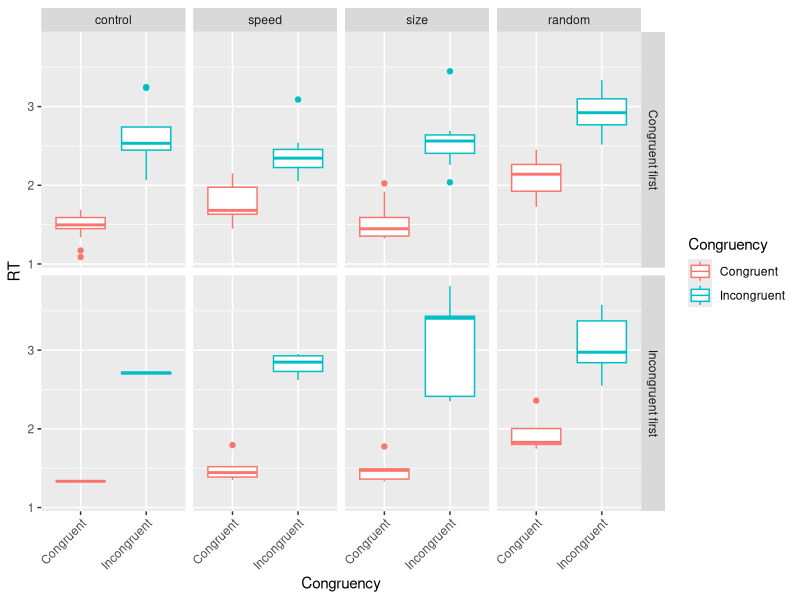
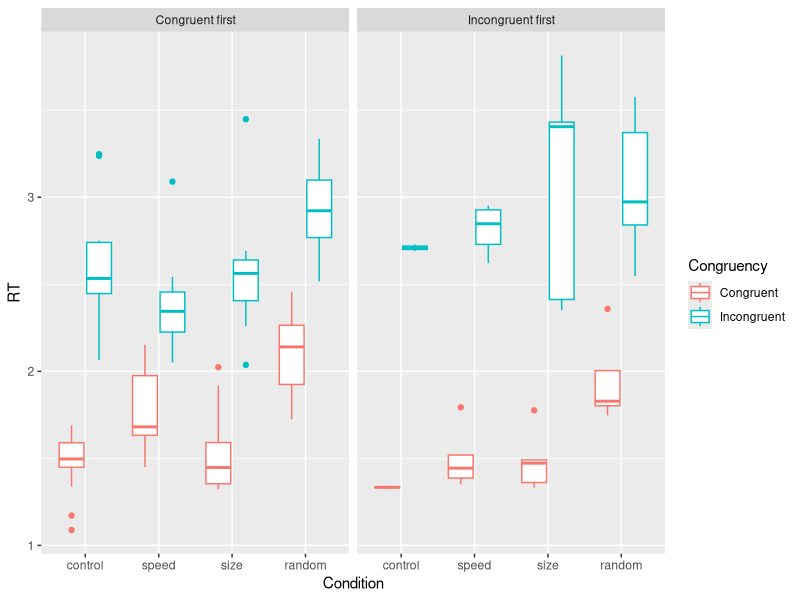
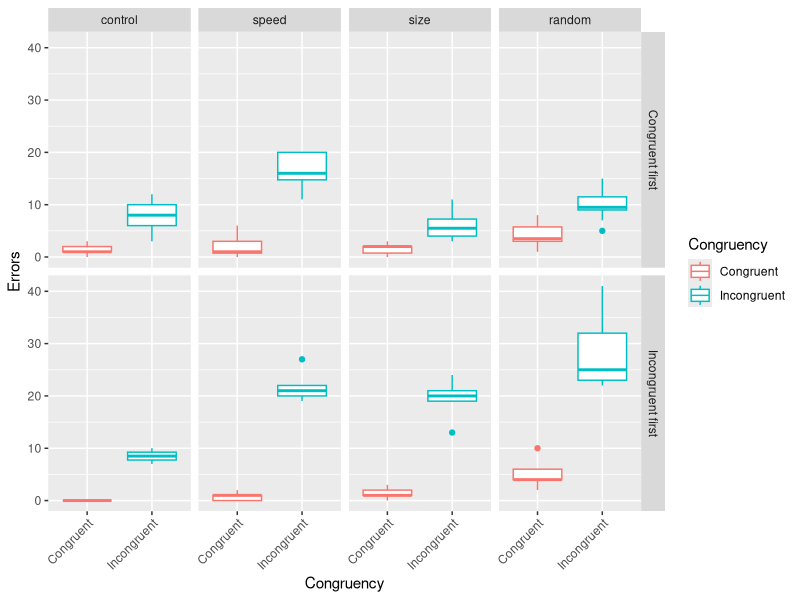
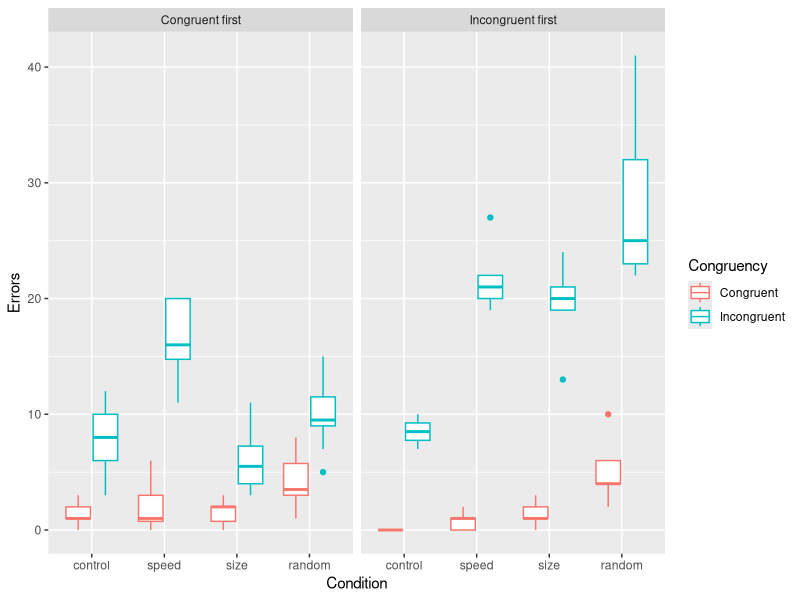
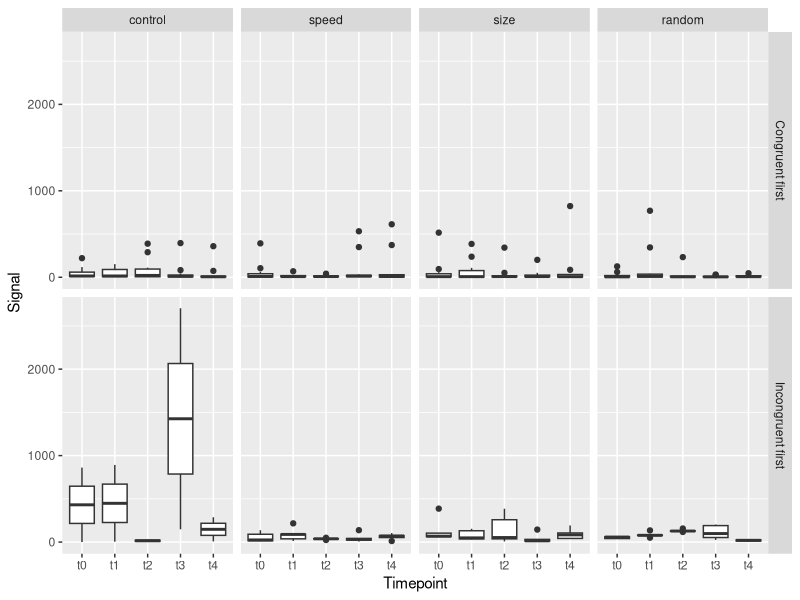
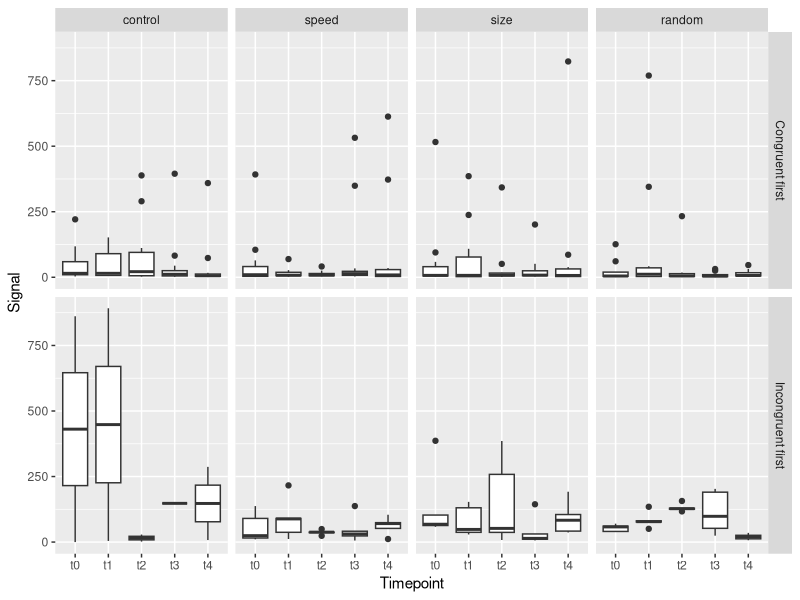

Generate these figures, in order, with R:
## ---- chunk 1
library(kableExtra)
library(tidyverse)
## ---- chunk 2
results <- 
  read_csv("data/stroopsim.csv",
           col_types = cols(.default = col_double()))

head(results) %>%
  kableExtra::kable() %>%
  scroll_box(width = "100%")
## ---- chunk 3
results <- 
  results %>%
  rename(errorsCongruent = "@#errorsCong",
         errorsIncongruent = "@#errorsInco")

head(results) %>%
  select(sex, Condition, errorsCongruent, errorsIncongruent) %>% 
  kableExtra::kable() %>%
  scroll_box(width = "100%")
## ---- chunk 4
results <- 
  results %>%
  mutate(HabitNr = 1:n()) %>%
  relocate(HabitNr)

head(results) %>%
  kableExtra::kable() %>%
  scroll_box(width = "100%")
## ---- chunk 5
results <-
  results %>%
  mutate(sex = factor(sex, levels = c(1, 2), labels = c("female", "male")),
         Condition = factor(Condition, levels = c(0, 1, 2, 3), labels = c("control", "speed", "size", "random")),
         IncongruentFirst = factor(IncongruentFirst,
                                   levels = c(0, 1),
                                   labels = c("Congruent first", "Incongruent first")))

head(results) %>%
  kableExtra::kable() %>%
  scroll_box(width = "100%")
## ---- chunk 6
rt <- 
  results %>%
  select(HabitNr, Condition, IncongruentFirst, ReactiontimemeanCong, ReactiontimemeanInco) %>%
  pivot_longer(cols = c(ReactiontimemeanCong, ReactiontimemeanInco), 
               names_to = "Congruency",
               values_to = "RT") %>%
  mutate(Congruency = factor(Congruency, 
                             levels = c("ReactiontimemeanCong", "ReactiontimemeanInco"),
                             labels = c("Congruent", "Incongruent")))

head(rt) %>%
  kableExtra::kable() %>%
  scroll_box(width = "100%")
## ---- chunk 7
ggplot(rt, aes(x = Congruency, y=RT, color=Congruency)) + 
  geom_boxplot() +
  facet_grid(IncongruentFirst ~ Condition) + 
  theme(axis.text.x = element_text(angle = 45, hjust=1))
## ---- chunk 8
ggplot(rt, aes(x = Condition, y=RT, color=Congruency)) + 
  geom_boxplot() +
  facet_grid(. ~ IncongruentFirst)
## ---- chunk 9
rt_fit <- lmerTest::lmer(RT ~ Condition + IncongruentFirst + Congruency + (1|HabitNr),
                         data = rt)
summary(rt_fit)
drop1(rt_fit)
## ---- chunk 10
trialsN <- 120
errors <- 
  results %>%
  select(HabitNr, Condition, IncongruentFirst, errorsCongruent, errorsIncongruent) %>%
  pivot_longer(cols = c(errorsCongruent, errorsIncongruent), 
               names_to = "Congruency",
               values_to = "Errors") %>%
  mutate(Congruency = factor(Congruency, 
                             levels = c("errorsCongruent", "errorsIncongruent"),
                             labels = c("Congruent", "Incongruent")))

head(errors) %>%
  kableExtra::kable() %>%
  scroll_box(width = "100%")
## ---- chunk 11
ggplot(errors, aes(x = Congruency, y=Errors, color=Congruency)) + 
  geom_boxplot() +
  facet_grid(IncongruentFirst ~ Condition) + 
  theme(axis.text.x = element_text(angle = 45, hjust=1))
## ---- chunk 12
ggplot(errors, aes(x = Condition, y=Errors, color=Congruency)) + 
  geom_boxplot() +
  facet_grid(. ~ IncongruentFirst)
## ---- chunk 13
errors_fit <- lme4::glmer(cbind(Errors, 120) ~ Condition + IncongruentFirst + Congruency + (1|HabitNr),
                          family = "binomial",
                          data = errors)
summary(errors_fit)
drop1(errors_fit, test = c("Chisq"))
## ---- chunk 14
clean_results <-
  results %>%
  mutate(S0A = ifelse(is.na(S0A), Bs0, S0A),
         S1A = ifelse(is.na(S1A), Bs1, S1A),
         S2A = ifelse(is.na(S2A), Bs2, S2A),
         S3A = ifelse(is.na(S3A), Bs3, S3A),
         S4A = ifelse(is.na(S4A), Bs4, S4A))

head(clean_results) %>%
  select(HabitNr, S0A:S4A, Bs0:Bs4) %>%
  kableExtra::kable() %>%
  scroll_box(width = "100%")
## ---- chunk 15
t1 <- 
  results %>%
  drop_na(S0A)

head(t1) %>%
  kableExtra::kable() %>%
  scroll_box(width = "100%")
## ---- chunk 16
t1 <- 
  t1 %>%
  select(HabitNr, Condition, IncongruentFirst, S0A:S4A) %>%
  pivot_longer(cols=c(S0A:S4A), names_to = "Timepoint", values_to = "Signal") %>%
  mutate(Timepoint = factor(Timepoint, 
                            levels = c("S0A", "S1A", "S2A", "S3A", "S4A"),
                            labels = c("t0", "t1", "t2", "t3", "t4")))
head(t1) %>%
  kableExtra::kable() %>%
  scroll_box(width = "100%")
## ---- chunk 17
t2 <- 
  results %>%
  drop_na(Bs0) %>%
  select(HabitNr, Condition, IncongruentFirst, Bs0:Bs4) %>%
  pivot_longer(cols=c(Bs0:Bs4), names_to = "Timepoint", values_to = "Signal") %>%
  mutate(Timepoint = factor(Timepoint, 
                            levels = c("Bs0", "Bs1", "Bs2", "Bs3", "Bs4"),
                            labels = c("t0", "t1", "t2", "t3", "t4")))

head(t2) %>%
  kableExtra::kable() %>%
  scroll_box(width = "100%")
## ---- chunk 18
signal <- bind_rows(t1, t2)

ggplot(signal, aes(x = Timepoint, y=Signal)) +
  geom_boxplot() +
  facet_grid(IncongruentFirst ~ Condition)
## ---- chunk 19
ggplot(signal %>% filter(Signal < 1000), 
       aes(x = Timepoint, y=Signal)) +
  geom_boxplot() +
  facet_grid(IncongruentFirst ~ Condition)
## ---- chunk 20
signal_fit <- lmerTest::lmer(Signal ~ Timepoint + Condition + IncongruentFirst + (1|HabitNr),
                          data = signal)
summary(signal_fit)
drop1(signal_fit)
